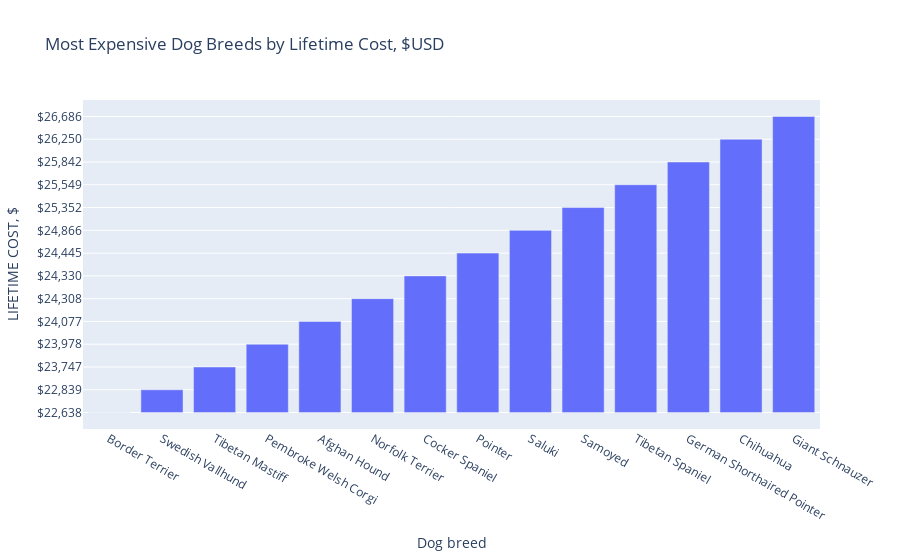

The cell this chart's notebook holds for it:
### Code cell
import pandas as pd
import plotly_express as px
from plotly.offline import init_notebook_mode
init_notebook_mode(connected=True)
df = pd.read_csv('../input/best-in-show-data-about-dogs/best_in_show.csv')[1:]
df = df[df['LIFETIME COST, $'] != 'no data'].sort_values('LIFETIME COST, $',ascending=True)
fig = px.bar(df[-16:-2],x='Dog breed',y='LIFETIME COST, $',title='Most Expensive Dog Breeds by Lifetime Cost, $USD')
fig.show()

### Figure 1 — Plotly figure (JSON) as saved in the notebook; plotly's stock layout.template omitted (floating-point values rounded to 4 significant figures)
{"data": [{"alignmentgroup": "True", "hovertemplate": "Dog breed=%{x}<br>LIFETIME COST, $=%{y}<extra></extra>", "legendgroup": "", "marker": {"color": "#636efa"}, "name": "", "offsetgroup": "", "orientation": "v", "showlegend": false, "textposition": "auto", "type": "bar", "x": ["Border Terrier", "Swedish Vallhund", "Tibetan Mastiff", "Pembroke Welsh Corgi", "Afghan Hound", "Norfolk Terrier", "Cocker Spaniel", "Pointer", "Saluki", "Samoyed", "Tibetan Spaniel", "German Shorthaired Pointer", "Chihuahua", "Giant Schnauzer"], "xaxis": "x", "y": ["$22,638", "$22,839", "$23,747", "$23,978", "$24,077", "$24,308", "$24,330", "$24,445", "$24,866", "$25,352", "$25,549", "$25,842", "$26,250", "$26,686"], "yaxis": "y"}], "layout": {"barmode": "relative", "legend": {"tracegroupgap": 0}, "title": {"text": "Most Expensive Dog Breeds by Lifetime Cost, $USD"}, "xaxis": {"anchor": "y", "domain": [0.0, 1.0], "title": {"text": "Dog breed"}}, "yaxis": {"anchor": "x", "domain": [0.0, 1.0], "title": {"text": "LIFETIME COST, $"}}}}
